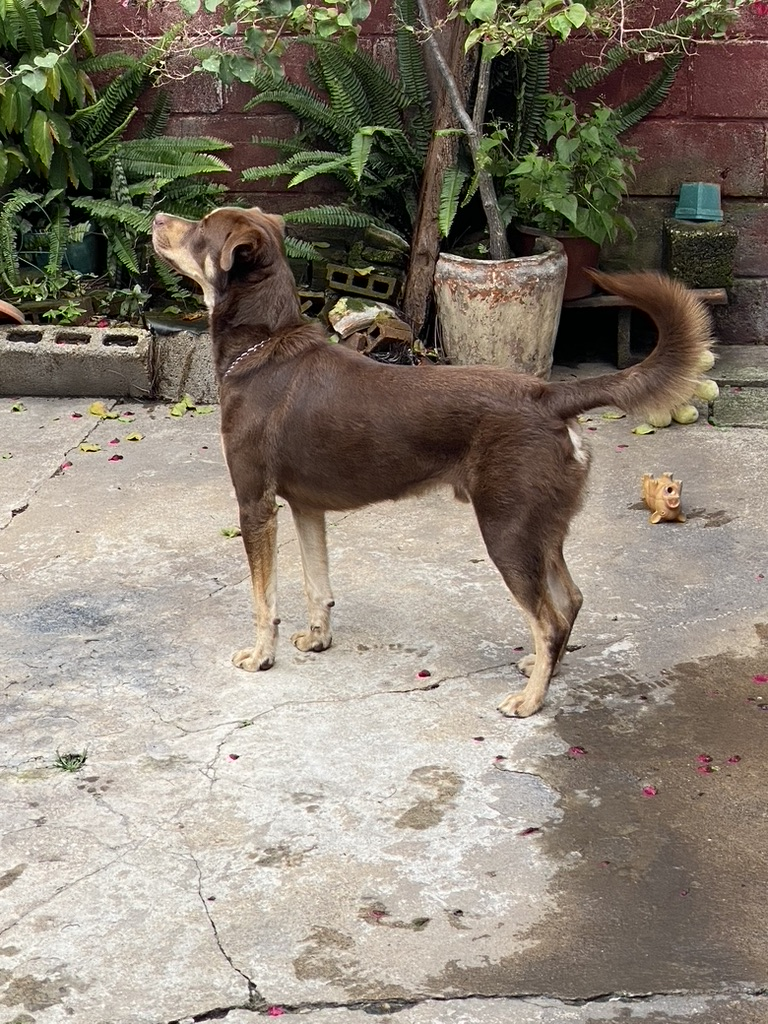
#> input picture toby.jpeg, 768 x 1024 px
$ jupyter execute --allow-errors lab01.ipynb
#> lines starting #> are read from the running program, lines starting #| are printed output that depends on the picture
# Text Mining & Image Recognition; Hoja de Trabajo 1
### Diego Fernando Bran Arriola
### Sección V

# Poblema 1

Desarrolle una función la cual reciba dos parámetros, una imagen y un entero llamado color, la función debe devolver una imagen la cual tenga activos los canales de color según los siguientes puntos:
- Si el parámetro color vale 1, la imagen debe mostrar activos únicamente el color azul.
- Si el parámetro color vale 2, la imagen debe mostrar activos únicamente el color verde.
- Si el parámetro color vale 3, la imagen debe mostrar activos únicamente el color rojo.
- Si el parámetro color vale 10, la imagen debe mostrar activos únicamente los colores rojo y verde.
- Si el parámetro color vale 20, la imagen debe mostrar activos únicamente los colores verde y azul.
- Si el parámetro color vale 30, la imagen debe mostrar activos únicamente los colores azul y rojo.

[cell 1]
import cv2
import numpy as np
import matplotlib.pyplot as plt

[cell 2]
def color_mapper(img, color):
    alto = img.shape[0]
    ancho = img.shape[1]
    img_salida = np.zeros_like(img)

    # Procesar la imagen según el parámetro color
    for i in range(alto):
        for j in range(ancho):
            pixel = img[i, j]

            blue = pixel[2]
            green = pixel[1]
            red = pixel[0]

            if color == 1:
                img_salida[i, j] = [0, 0, blue]
            elif color == 2:
                img_salida[i, j] = [0, green, 0]
            elif color == 3:
                img_salida[i, j] = [red, 0, 0]
            elif color == 10:
                img_salida[i, j] = [red, green, 0]
            elif color == 20:
                img_salida[i, j] = [0, green, blue]
            elif color == 30:
                img_salida[i, j] = [red, 0, blue]
            else:
                img_salida[i, j] = [red, green, blue]

    return img_salida

[cell 3]
colorDict = {1:'azul',2:'verde',3:'rojo',10:'rojo y verde',20:'verde y azul',30:'azul y rojo'}

toby =  cv2.imread("toby.jpeg", cv2.COLOR_BGR2RGB)
#> toby is the input picture: shape (1024, 768, 3); mean B, G, R 115.7, 129.1, 137.9
for ind in colorDict:
    color_img = color_mapper(toby,ind)
    plt.title(colorDict[ind])
    plt.imshow(color_img)
    plt.show()
#> this loop made 6 passes
#> pass 1, `color_img = color_mapper(toby,ind)`:
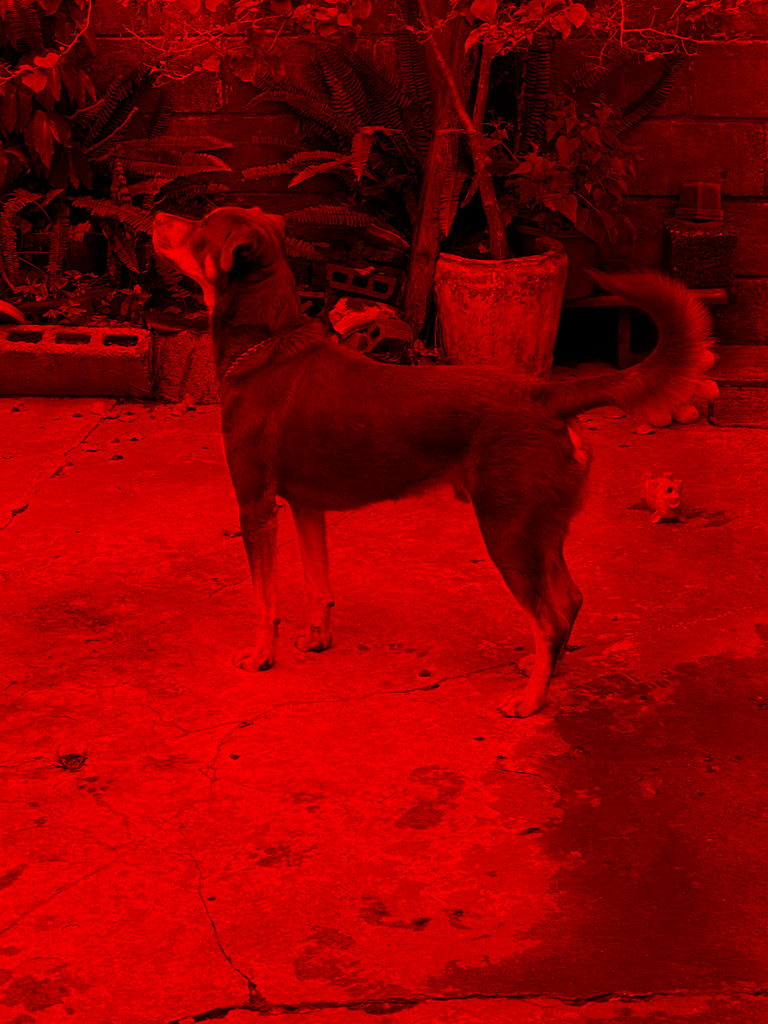
#> color_img: shape (1024, 768, 3); mean B, G, R 0, 0, 137.9

## Problema 2:

En el .zip del laboratorio se le compartió un conjunto de imágenes en escala de grises (imagen1, imagen2, perro) estas im ́agenes fueron creadas utilizando una escala de grises en 3D, cree una función que dadas las 3 imágenes se construya la imagen original a color.

[cell 4]
def gray_to_color(image_red, image_green, image_blue, output_name):

    image_red = cv2.imread(image_red, cv2.IMREAD_GRAYSCALE)
    image_green= cv2.imread(image_green, cv2.IMREAD_GRAYSCALE)
    image_blue = cv2.imread(image_blue, cv2.IMREAD_GRAYSCALE)


    color_image = cv2.merge((image_red, image_green, image_blue))

    cv2.imwrite(output_name, color_image)

    return color_image

[cell 5]
imagen1 = gray_to_color('imagen1/imagen1_salida_gray_rojo.jpg', 'imagen1/imagen1_salida_gray_verde.jpg','imagen1/imagen1_salida_gray_azul.jpg', 'imagen1.jpg')
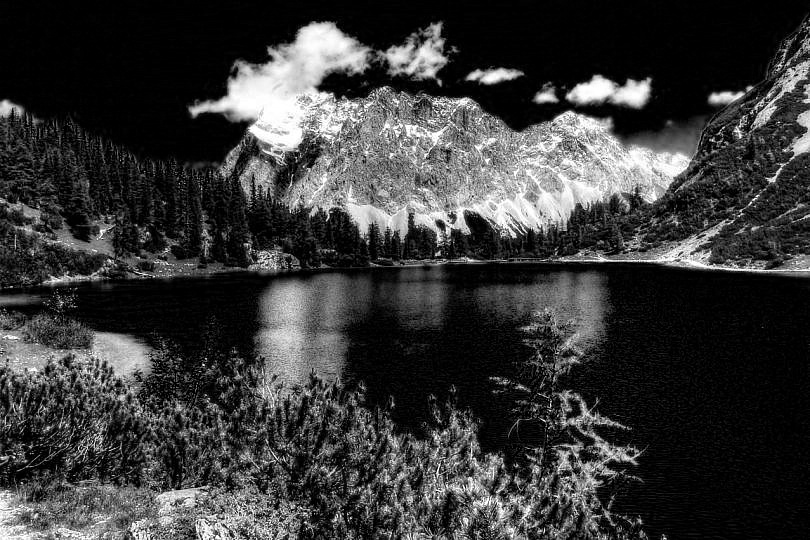
#> input picture imagen1/imagen1_salida_gray_rojo.jpg, 810 x 540 px
#> in gray_to_color, image_red is the input picture: shape (540, 810); min 0, max 255, mean 57.5
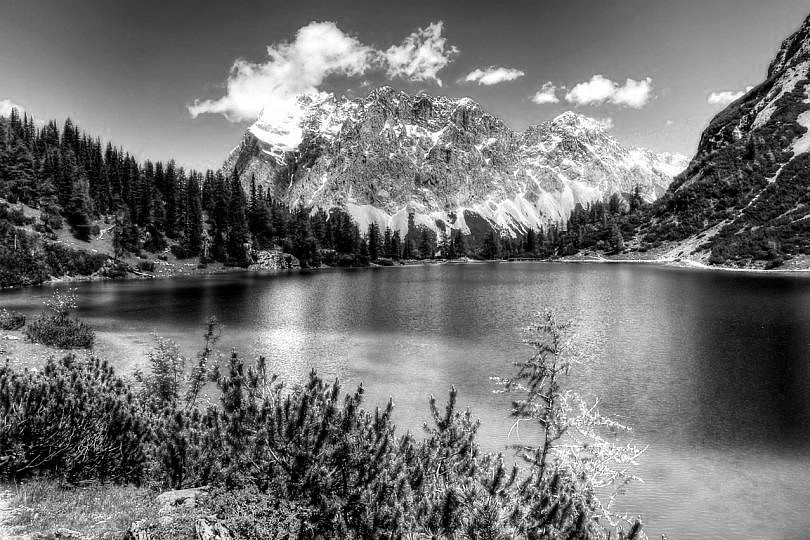
#> input picture imagen1/imagen1_salida_gray_verde.jpg, 810 x 540 px
#> in gray_to_color, image_green is the input picture: shape (540, 810); min 0, max 255, mean 113.9
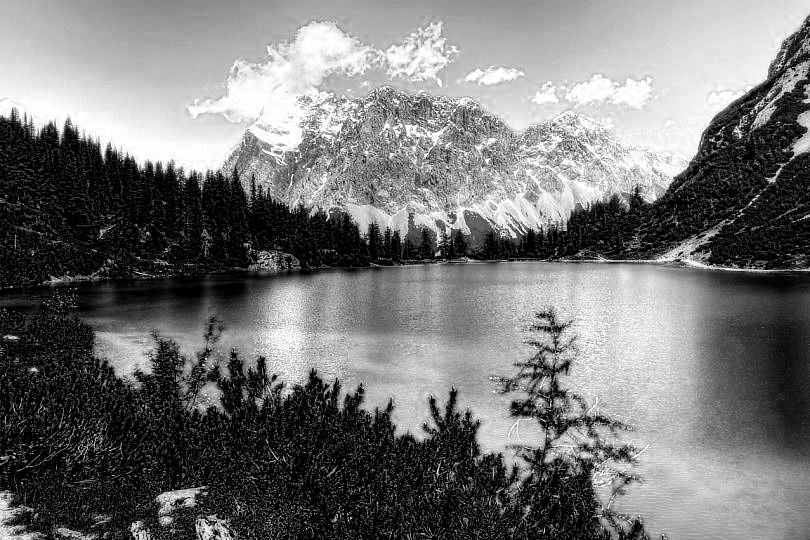
#> input picture imagen1/imagen1_salida_gray_azul.jpg, 810 x 540 px
#> in gray_to_color, image_blue is the input picture: shape (540, 810); min 0, max 255, mean 118.1
#> in gray_to_color, `color_image = cv2.merge((image_red, image_green, image_blue))`:
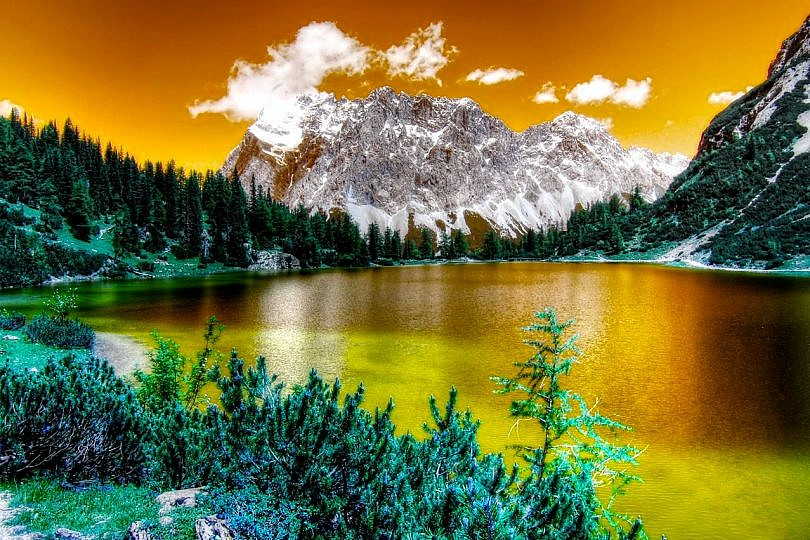
#> color_image: shape (540, 810, 3); mean of channels 0, 1, 2 57.5, 113.9, 118.1; drawn as B, G, R
plt.title('Imagen 1 a color')
plt.imshow(imagen1)
plt.show()

#> (the rest of this cell did not finish here and is left out)

plt.title('Imagen 2 a color')
plt.imshow(imagen2)
plt.show()

perro = gray_to_color('perro/perro_salida_gray_rojo.jpg', 'perro/perro_salida_gray_verde.jpg','perro/perro_salida_gray_azul.jpg', 'perro.jpg')
plt.title('perro a color')
plt.imshow(perro)
plt.show()

## Problema 3:
Cree una función que dada una imagen cree una escala de grises en tres dimensiones, tome en cuenta que su función debe crear 3 ima ́genes como salida. Para entregar este ejercicio debe incluir una las im ́agenes que haya utilizado como prueba y el resultado de las misma, no puede utilizar la imagen del Problema #2.

[cell 6]
def gray_3d(imagepath, prefix):

    input_image = cv2.imread(imagepath)
    input_image_rgb = cv2.cvtColor(input_image, cv2.COLOR_BGR2RGB)

    red_channel, green_channel, blue_channel = cv2.split(input_image_rgb)

    gray_red = np.stack([red_channel,red_channel,red_channel],axis=-1)
    gray_green = np.stack([green_channel, green_channel, green_channel], axis=-1)
    gray_blue = np.stack([blue_channel,blue_channel,blue_channel], axis=-1)

    cv2.imwrite(f"{prefix}_gray_red.jpg", gray_red)
    cv2.imwrite(f"{prefix}_gray_green.jpg", gray_green)
    cv2.imwrite(f"{prefix}_gray_blue.jpg", gray_blue)

    return gray_red, gray_green, gray_blue

[cell 7]
testing = gray_3d('toby.jpeg', 'toby_gray/toby')

plt.figure(figsize=(10, 5))

plt.subplot(1, 3, 1)
plt.imshow(testing[0])
plt.title('Canal rojo en grises')
plt.axis('off')

plt.subplot(1, 3, 2)
plt.imshow(testing[1])
plt.title('canal verde en grises ')
plt.axis('off')

plt.subplot(1, 3, 3)
plt.imshow(testing[2])
plt.title('canal azul en grises')
plt.axis('off')
#> Out = (-0.5, 767.5, 1023.5, -0.5)

[cell 8]
toby_inverso = gray_to_color('toby_gray/toby_gray_red.jpg', 'toby_gray/toby_gray_green.jpg','toby_gray/toby_gray_blue.jpg', 'toby_test.jpg')
plt.title('toby a color')
plt.imshow(toby_inverso)
plt.show()

## Problema 4:
Cree una función que dada una imagen, muestre el histograma de cada canal de color y el de escala de grises (utilice un promedio aritmético para su escala de grises, no puede usar funciones de opencv), sus histogramas deben incluir una línea vertical la cual muestre el valor de la media de la distribución.

[cell 9]
def color_histograms(image_path):

    input_image = cv2.imread(image_path)
    input_image_rgb = cv2.cvtColor(input_image, cv2.COLOR_BGR2RGB)

    red_channel, green_channel, blue_channel = cv2.split(input_image_rgb)

    gris_aritmetico = np.zeros_like(input_image_rgb)

    for i in range(0,input_image_rgb.shape[0]):
        for j in range(0, input_image_rgb.shape[1]):

            pixel = input_image_rgb[i,j]

            blue = pixel[2]
            green = pixel[1]
            red = pixel[0]

            gris_aritmetico[i,j] = pixel.mean()


    plt.figure(figsize= (20,10))

    plt.subplot(2, 2, 1)
    histogram(red_channel, 'red', 'Histogram del canal Rojo')

    plt.subplot(2, 2, 2)
    histogram(green_channel, 'green', 'Histogram del canal verde')

    plt.subplot(2, 2, 3)
    histogram(blue_channel, 'blue', 'Histogram del canal Azul')

    plt.subplot(2, 2, 4)
    histogram(gris_aritmetico, 'gray', 'Histogram de la escala de grises aritmetica')

    plt.tight_layout()
    plt.show()


def histogram(color_channel, histogram_color, title):

    plt.hist(color_channel.flatten(), bins=256, color=histogram_color)
    mean_val = np.mean(color_channel.flatten())
    plt.axvline(mean_val, color='k', linestyle='dashed', linewidth=1)
    plt.title(title)
    plt.xlim([0,255])
    plt.xlabel('intensidad del píxel')
    plt.ylabel('Frecuencia')
    plt.text(mean_val + 2, plt.ylim()[1] * 0.9, f'{mean_val:.2f}', color='k')

[cell 10]
color_histograms('toby.jpeg')
#> after the loop in color_histograms, `for i in range(0,input_image_rgb.shape[0]):`:
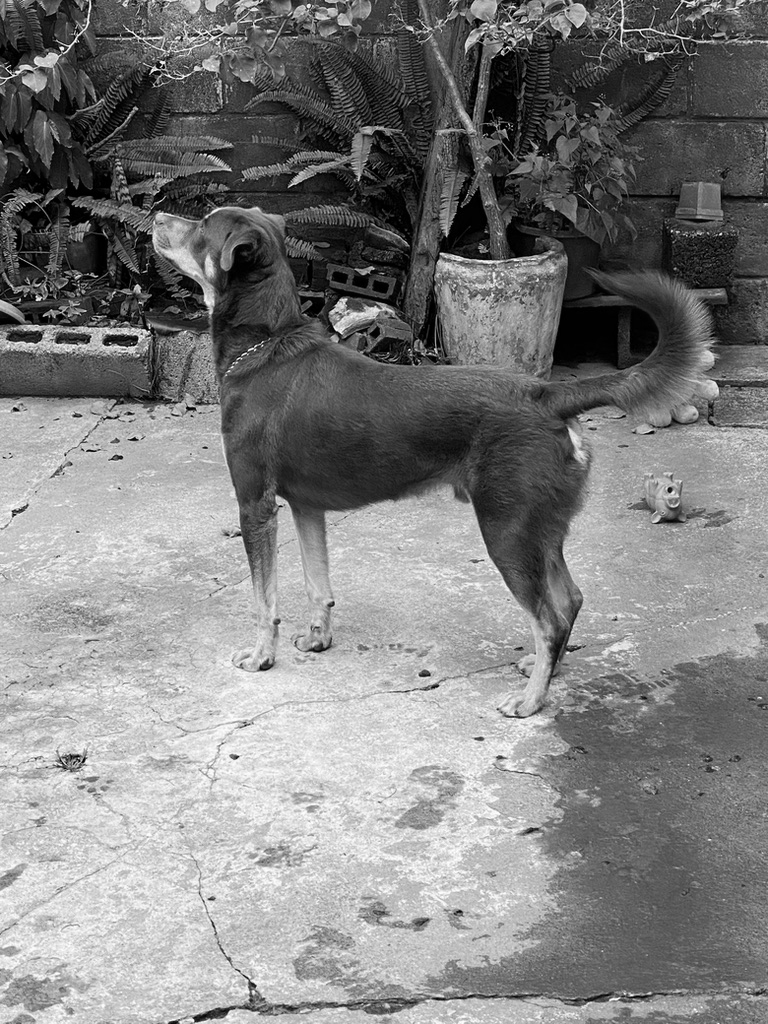
#> gris_aritmetico: shape (1024, 768, 3); min 0, max 254, mean 127.3
#> in histogram, `mean_val = np.mean(color_channel.flatten())`: mean_val = 137.9
#> in color_histograms, `plt.show()`:
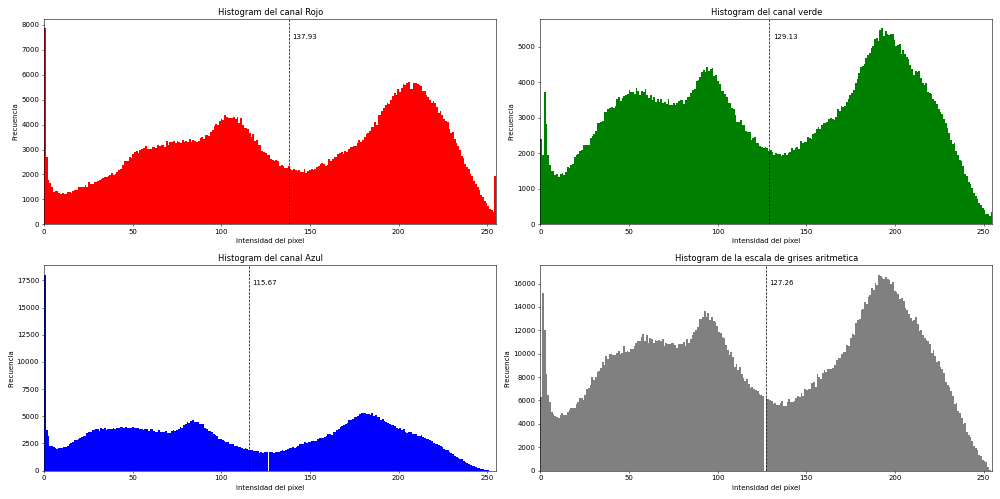
#> figure drawn by matplotlib, 4 panels; panel 1: tallest bar 7851 high, from x = 0 to 0.996; panel 2: tallest bar 5522 high, from x = 192.2 to 193.2; panel 3: tallest bar 18019 high, from x = 0 to 0.992; panel 4: tallest bar 16755 high, from x = 190.5 to 191.5

## Problema 5:
Investigue en que consiste el enfoque de escala de grises ponderado, luego de esto implemente una función que dada una imagen, realice una escala de grises ponderada (notar que no existe una solución única).

Según (Khanal, S)La escala de grises ponderada se basa en multiplicar los valored de los canales RGB en cierto porcentaje o pesos determinando la fuerza o intencidad del color para su valor en la escala de grises. Un ejemplo puede ser:

````
 avg = (R * 0.299) + (G * 0.587) + (B * 0.114)
````
Significando que el verde tiene un peso del 60%, el rojo del 30% y el azul del 10% en el calculo de la escala de grises

Estos pesos son comunmente utilizados, y provienen de un estandar de la industria de las comunicacciones CCIR 601. Esos pesos son medianamente consistentes con una característica de la visión humana; cuando vemos una escena bien iluminada, nuestros ojos con más sensibles a la luz verde-amarillenta. Adicional, estos pesos deberían producir un alto contraste en escenas con luz amarillenta y combras azuladas

Ref:

- Khanal, S. (2020) Grayscale conversion, Medium. Available at: https://samirkhanal35.medium.com/grayscale-conversion-56189cd0e9ca (Accessed: 25 July 2024).
- Howse, J., & Minichino, J. (2020). Learning OpenCV 4 Computer Vision with Python 3: Get to grips with tools, techniques, and algorithms for computer vision and machine learning. Packt Publishing Ltd.

[cell 11]
def weighted_grayscale(imgpath):
    img = cv2.imread(imgpath)
    img_rgb = cv2.cvtColor(img, cv2.COLOR_BGR2RGB)
    weighted_gray = np.zeros_like(img_rgb)
    for i in range(0,img_rgb.shape[0]):
        for j in range(0, img_rgb.shape[1]):

            pixel = img_rgb[i,j]

            blue = pixel[2]
            green = pixel[1]
            red = pixel[0]

            weighted_gray[i,j] = int((0.299*red)+ (0.587*green) + (0.114*blue))
    plt.imshow(weighted_gray)
    plt.title("Gris aritmetico")
    plt.show

[cell 12]
weighted_grayscale('toby.jpeg')
